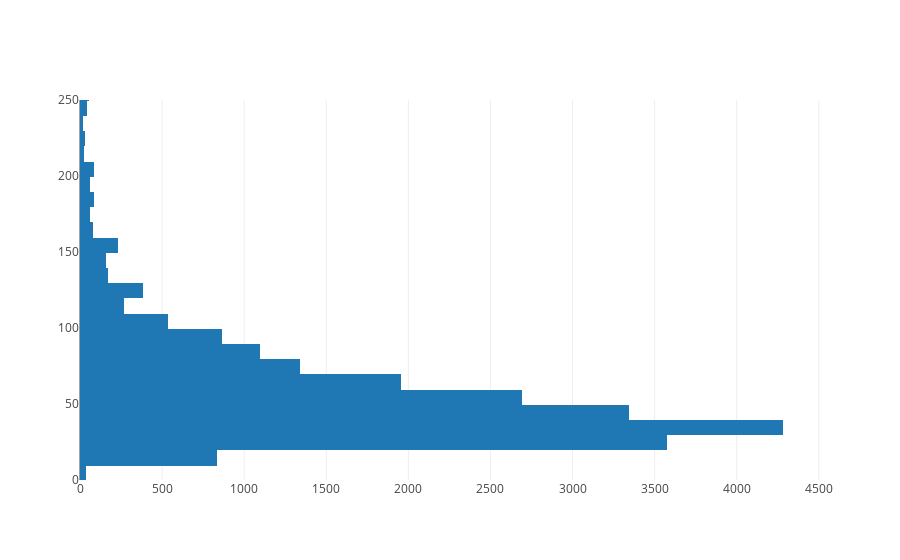

The cell this chart's notebook holds for it:
### Markdown cell above
### Weak Scores, Explore Outliers

### Code cell
import plotly.plotly as py
import plotly.graph_objs as go
import pandas as pd
import numpy as np 

data = [go.Histogram(y=y)]
plot(data, layout = {'yaxis': {'range': [0, 250]}})

### Figure 1 — Plotly figure (JSON) as saved in the notebook; plotly's stock layout.template omitted (floating-point values rounded to 4 significant figures; data arrays with more than 128 entries replaced by an {"elided": "..."} marker saying what was removed)
{"data": [{"type": "histogram", "uid": "f7c0f222-bc8e-4315-9dcd-1ffa82f0b14d", "y": {"elided": "22552 int values"}}], "layout": {"autosize": true, "xaxis": {"autorange": true, "range": [0, 4507.0]}, "yaxis": {"range": [0, 250], "type": "linear"}}}
